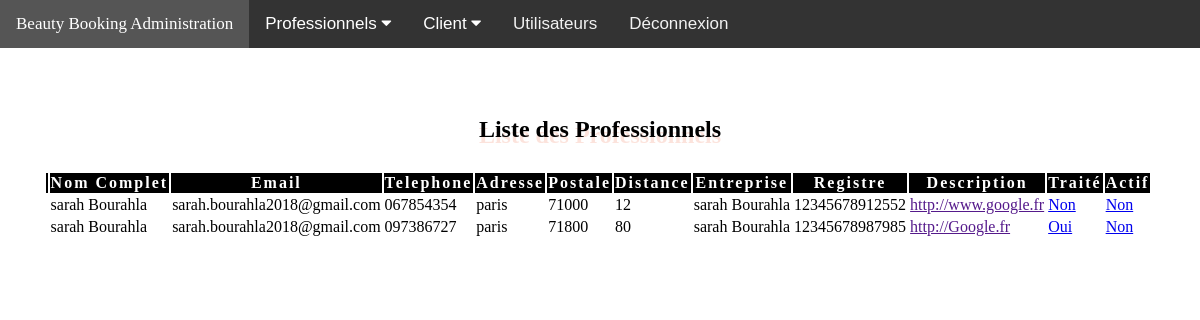
Screenshot of /Professionnels_non_actif.php (signed in) with the database file from the repository.
### tables this page shows
CREATE TABLE IF NOT EXISTS `professionels` (
  `id` int(11) NOT NULL AUTO_INCREMENT,
  `NomP` varchar(200) DEFAULT NULL,
  `Email` varchar(150) DEFAULT NULL,
  `Password` varchar(150) DEFAULT NULL,
  `Telephone` varchar(150) DEFAULT NULL,
  `Categorie` varchar(50) NOT NULL,
  `image_path` varchar(150) DEFAULT NULL,
  `image_name` varchar(150) DEFAULT NULL,
  `Adresse` varchar(200) DEFAULT NULL,
  `Postale` int(5) DEFAULT NULL,
  `Distance` int(3) DEFAULT NULL,
  `NomEntreprise` varchar(150) DEFAULT NULL,
  `Registre` varchar(150) DEFAULT NULL,
  `Description` longtext,
  `Traite` tinyint(1) NOT NULL,
  `Actif` tinyint(1) NOT NULL,
  PRIMARY KEY (`id`)
);

### Professionnels_non_actif.php (the view, shortened to what this page needs)
<?php
require_once 'Connexion.php';
?>
<!DOCTYPE html>
<html>
<head>
<link rel="stylesheet" href="https://cdnjs.cloudflare.com/ajax/libs/font-awesome/4.7.0/css/font-awesome.min.css">
</head>
<body>
<div class="topnav" id="myTopnav">
<a href="index.php" class="navbar-brand" style="font-family: Sofia;"> Beauty Booking Administration</a>
  <div class="dropdown">
    <button class="dropbtn">Professionnels
      <i class="fa fa-caret-down"></i>
    </button>
  </div>
  <div class="dropdown">
    <button class="dropbtn">Client
      <i class="fa fa-caret-down"></i>
    </button>
  </div>
  <a href="edit/index.php">Utilisateurs</a>
<a href="logout.php" style="text-align:right;" >Déconnexion</a>
</div>
<h2 style="margin-top:5%; padding:8px; text-align:center;font-family:Sofia;text-shadow: 0px 6px #fce3dc;">Liste des Professionnels</h2>
<table align="center" class="table table-bordered table-striped table-condensed" style="font-family:Brown;">
<thead style="Background-color:black; color:white; letter-spacing:2px;"><th></th><th>Nom Complet</th><th>Email</th><th>Telephone</th><th>Adresse</th><th>Postale</th><th>Distance</th><th>Entreprise</th><th>Registre</th><th>Description</th><th>Traité</th><th>Actif</th></thead>
<tbody>
<?php
$proQuery= $con->query("SELECT `id`,`NomP`,`Email`,`Telephone`,`Adresse`,`Postale`,`Distance`, `NomEntreprise`,`Registre`,`Description`,`Traite`,`Actif` FROM `professionels` WHERE `Actif`=0 ");
while($pro=mysqli_fetch_assoc($proQuery)):
?>
<tr>
<td></td>
<td><?=$pro['NomP']; ?></td>
<td><?=$pro['Email']; ?></td>
<td><?=$pro['Telephone']; ?></td>
<td><?=$pro['Adresse']; ?></td>
<td><?=$pro['Postale']; ?></td>
<td><?=$pro['Distance']; ?></td>
<td><?=$pro['NomEntreprise']; ?></td>
<td><?=$pro['Registre']; ?></td>
<td><a href=""><?=$pro['Description']; ?></a></td>
<td>
<a class="button"  href="actif.php?traite_p=<?php echo $pro['id'];?>"><?php if($pro['Traite']==0){
    echo"Non";
}else{
    echo"Oui";
}
?></a></td>
<td>
<a class="button"  href="actif.php?actif_p=<?php echo $pro['id'];?>"><?php if($pro['Actif']==0){
    echo"Non";
}else{
    echo"Oui";
}
?></a></td>
<td>
</tr>
<?php endwhile;?>
</tbody>
</table>
</body>
</html>

### Professionnels_non_actif.php (style rules this page uses)
body { margin:0;font-family:Arial }
.topnav { overflow: hidden; background-color: #333; }
.topnav a { float: left; display: block; color: #f2f2f2; text-align: center; padding: 14px 16px; text-decoration: none; font-size: 17px; }
.dropdown { float: left; overflow: hidden; }
.dropdown .dropbtn { font-size: 17px; border: none; outline: none; color: white; padding: 14px 16px; background-color: inherit; font-family: inherit; margin: 0; }

### rows the page displays
professionels: NomP "sarah Bourahla", Email "sarah.bourahla2018@gmail.com", Telephone "067854354", Adresse "paris", Postale "71000", Distance "12", NomEntreprise "sarah Bourahla", Registre "12345678912552", Description "http://www.google.fr", Traite "Non", Actif "Non"
professionels: NomP "sarah Bourahla", Email "sarah.bourahla2018@gmail.com", Telephone "097386727", Adresse "paris", Postale "71800", Distance "80", NomEntreprise "sarah Bourahla", Registre "12345678987985", Description "http://Google.fr", Traite "Oui", Actif "Non"
